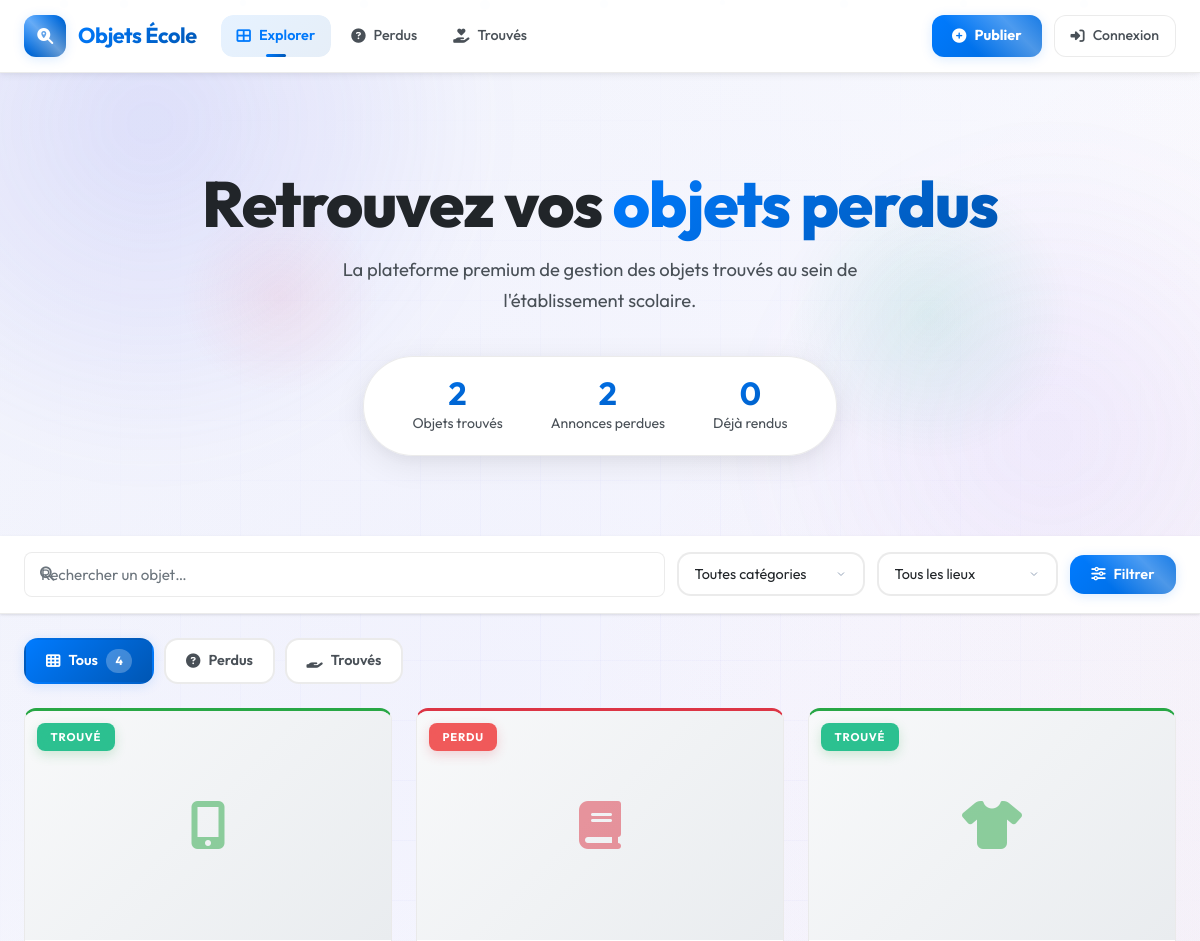
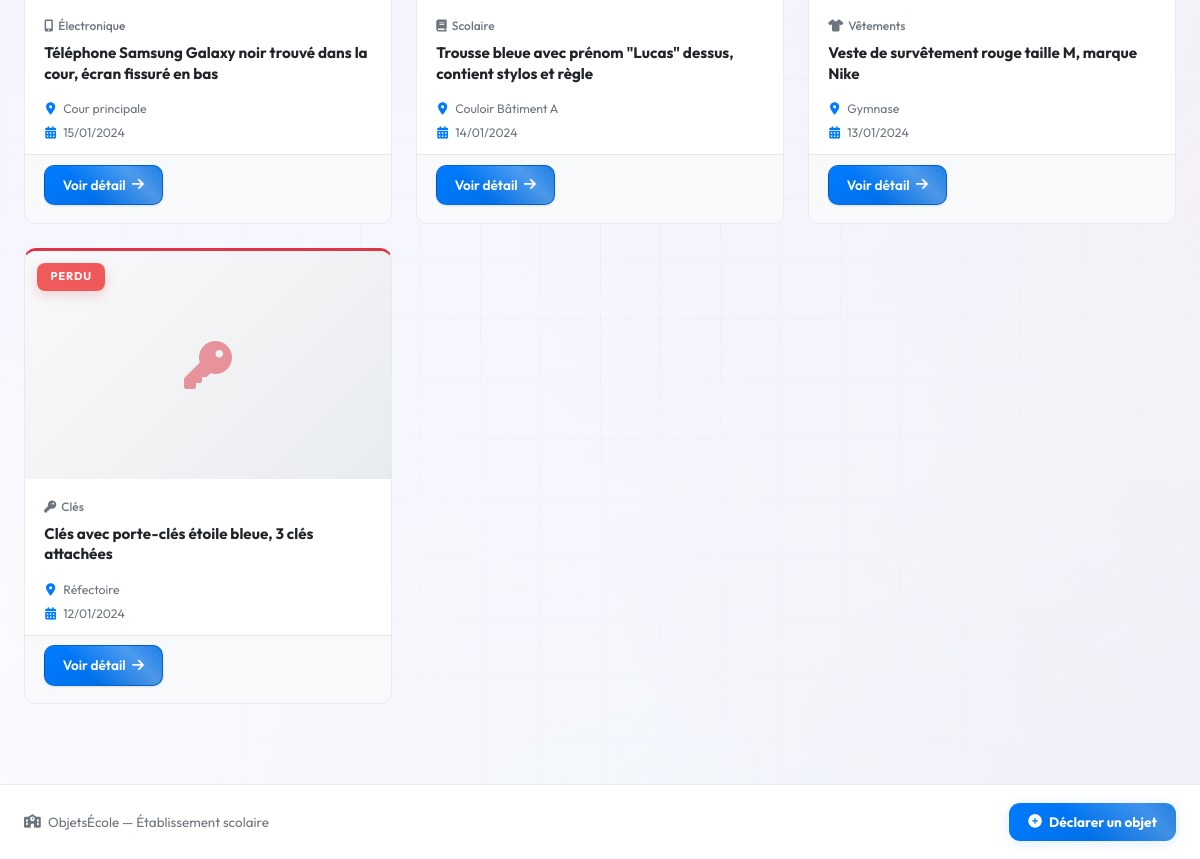
The page / on the database its author committed (2 pictures, top to bottom).
### tables this page shows
CREATE TABLE annonces (
    id INT AUTO_INCREMENT PRIMARY KEY,
    type ENUM('perdu','trouve') NOT NULL,
    categorie_id INT NOT NULL,
    lieu_id INT NOT NULL,
    description TEXT NOT NULL,
    photo VARCHAR(255),
    contact_email VARCHAR(150),
    contact_tel VARCHAR(20),
    date_objet DATE,
    statut ENUM('en_attente','valide','recupere','donne','archive') DEFAULT 'en_attente',
    ip_utilisateur VARCHAR(45),
    declarant_nom VARCHAR(150),
    declarant_email VARCHAR(150),
    user_id INT NULL,
    date_creation TIMESTAMP DEFAULT CURRENT_TIMESTAMP,
    date_modification TIMESTAMP DEFAULT CURRENT_TIMESTAMP ON UPDATE CURRENT_TIMESTAMP,
    FOREIGN KEY (categorie_id) REFERENCES categories(id),
    FOREIGN KEY (lieu_id) REFERENCES lieux(id),
    FOREIGN KEY (user_id) REFERENCES utilisateurs(id) ON DELETE SET NULL
);

CREATE TABLE categories (
    id INT AUTO_INCREMENT PRIMARY KEY,
    nom VARCHAR(100) NOT NULL,
    icone VARCHAR(50) DEFAULT 'fas fa-box',
    date_creation TIMESTAMP DEFAULT CURRENT_TIMESTAMP
);

CREATE TABLE lieux (
    id INT AUTO_INCREMENT PRIMARY KEY,
    nom VARCHAR(150) NOT NULL,
    batiment VARCHAR(100),
    date_creation TIMESTAMP DEFAULT CURRENT_TIMESTAMP
);

### includes/functions.php (called while the page is built, shortened)
<?php
function url(string $path): string {
    return BASE_URL . '/' . ltrim($path, '/');
}

### includes/auth.php (called while the page is built, shortened)
<?php
function getCurrentUser(): ?array {
    if (!isset($_SESSION['user_id'])) return null;
    $pdo = getDB();
    $stmt = $pdo->prepare("SELECT * FROM utilisateurs WHERE id = ? AND actif = 1");
    $stmt->execute([$_SESSION['user_id']]);
    return $stmt->fetch() ?: null;
}
function clean(string $str): string {
    return htmlspecialchars(trim($str), ENT_QUOTES, 'UTF-8');
}

### index.php (the view, shortened to what this page needs)
<?php
require_once __DIR__ . '/includes/auth.php';
$pdo  = getDB();
$user = getCurrentUser();
$type   = isset($_GET['type'])   && in_array($_GET['type'], ['perdu','trouve']) ? $_GET['type'] : '';
$search = isset($_GET['q'])      ? clean($_GET['q'])     : '';
$page   = max(1, (int)($_GET['page'] ?? 1));
$limit  = 9;
$offset = ($page - 1) * $limit;
$pdo->exec("UPDATE annonces SET statut='archive' WHERE statut='valide' AND date_creation < DATE_SUB(NOW(), INTERVAL " . ARCHIVE_DAYS . " DAY)");
$where = ["a.statut = 'valide'"];
$params = [];
$whereSQL = implode(' AND ', $where);
$countStmt = $pdo->prepare("SELECT COUNT(*) FROM annonces a WHERE $whereSQL");
$countStmt->execute($params);
$total = (int)$countStmt->fetchColumn();
$params[] = $limit; $params[] = $offset;
$stmt = $pdo->prepare("
    SELECT a.*, c.nom AS categorie_nom, c.icone AS categorie_icone, l.nom AS lieu_nom
    FROM annonces a
    JOIN categories c ON a.categorie_id = c.id
    JOIN lieux l ON a.lieu_id = l.id
    WHERE $whereSQL
    ORDER BY a.date_creation DESC
    LIMIT ? OFFSET ?
");
$stmt->execute($params);
$annonces = $stmt->fetchAll();
$stats = $pdo->query("
    SELECT
        SUM(type='trouve' AND statut='valide') AS trouves,
        SUM(type='perdu'  AND statut='valide') AS perdus,
        SUM(statut='recupere')                 AS recuperes
    FROM annonces
")->fetch();
?>
<!DOCTYPE html>
<html lang="fr">
<head>
<link rel="stylesheet" href="<?= url('public/css/style.css') ?>">
<link rel="stylesheet" href="https://cdnjs.cloudflare.com/ajax/libs/font-awesome/6.5.0/css/all.min.css">
</head>
<body class="home-page">
<div class="particles">
</div>
<nav class="navbar">
  <div class="nav-inner">
    <a href="<?= url('index.php') ?>" class="logo">
      <span class="logo-icon"><i class="fas fa-search-location"></i></span>
      <strong>Objets École</strong>
    </a>
    <div class="nav-links">
      <a href="<?= url('index.php') ?>" class="<?= !$type ? 'active' : '' ?>"><i class="fas fa-th-large"></i> Explorer</a>
      <a href="?type=perdu" class="<?= $type==='perdu' ? 'active' : '' ?>"><i class="fas fa-question-circle"></i> Perdus</a>
      <a href="?type=trouve" class="<?= $type==='trouve' ? 'active' : '' ?>"><i class="fas fa-hand-holding-heart"></i> Trouvés</a>
    </div>
    <div class="nav-actions">
      <a href="<?= url('declarer.php') ?>" class="btn-declare"><i class="fas fa-plus-circle"></i> Publier</a>
      <?php if ($user): ?>
        <a href="<?= in_array($user['role'],['admin','personnel']) ? url('admin/index.php') : url('espace-parent.php') ?>" class="btn-admin">
          <i class="fas fa-user-circle"></i> <?= clean($user['prenom']) ?>
          <?php if (in_array($user['role'],['admin','personnel'])): ?><span class="admin-tag">Admin</span><?php endif; ?>
        </a>
        <a href="<?= url('logout.php') ?>" class="btn-logout" title="Déconnexion"><i class="fas fa-sign-out-alt"></i></a>
      <?php else: ?>
        <a href="<?= url('login.php') ?>" class="btn-login"><i class="fas fa-sign-in-alt"></i> Connexion</a>
      <?php endif; ?>
    </div>
  </div>
</nav>
<header class="hero">
  <div class="hero-decoration"></div>
  <div class="hero-content">
    <h1>Retrouvez vos <span class="accent">objets perdus</span></h1>
    <p>La plateforme premium de gestion des objets trouvés au sein de l'établissement scolaire.</p>
    <div class="stats-bar">
      <div class="stat"><span><?= (int)$stats['trouves'] ?></span> Objets trouvés</div>
      <div class="stat"><span><?= (int)$stats['perdus'] ?></span> Annonces perdues</div>
      <div class="stat"><span><?= (int)$stats['recuperes'] ?></span> Déjà rendus</div>
    </div>
  </div>
</header>
<section class="filters-section">
  <form class="filters-form" method="GET" action="<?= url('index.php') ?>">
    <div class="search-box">
      <input type="text" name="q" placeholder="Rechercher un objet…" value="<?= $search ?>">
    </div>
    <select name="cat">
      <option value="">Toutes catégories</option>
    </select>
    <select name="lieu">
      <option value="">Tous les lieux</option>
    </select>
    <button type="submit" class="btn-filter"><i class="fas fa-sliders-h"></i> Filtrer</button>
  </form>
</section>
<div class="type-tabs container">
  <a href="<?= $type ? '?'.http_build_query(array_merge($_GET,['type'=>''])) : url('index.php') ?>" class="tab <?= !$type?'active':'' ?>">
    <i class="fas fa-th"></i> Tous <span class="badge"><?= $total ?></span>
  </a>
  <a href="?<?= http_build_query(array_merge($_GET,['type'=>'perdu','page'=>1])) ?>" class="tab <?= $type==='perdu'?'active red':'' ?>">
    <i class="fas fa-question-circle"></i> Perdus
  </a>
  <a href="?<?= http_build_query(array_merge($_GET,['type'=>'trouve','page'=>1])) ?>" class="tab <?= $type==='trouve'?'active green':'' ?>">
    <i class="fas fa-hand-holding"></i> Trouvés
  </a>
</div>
<main class="container annonces-grid">
  <?php if (empty($annonces)): ?>
    <div class="empty-state">
      <i class="fas fa-box-open"></i>
      <h3>Aucun résultat</h3>
      <p>Essayez de modifier vos filtres ou <a href="<?= url('declarer.php') ?>">déclarez un objet</a>.</p>
    </div>
  <?php else: ?>
    <?php foreach ($annonces as $a): ?>
    <article class="card <?= $a['type'] ?>">
      <a href="<?= url('detail.php') ?>?id=<?= $a['id'] ?>" class="card-image">
        <?php if ($a['photo']): ?>
          <img src="<?= photoUrl($a['photo']) ?>" alt="<?= clean($a['description']) ?>">
        <?php else: ?>
          <div class="card-icon-placeholder"><i class="<?= clean($a['categorie_icone']) ?>"></i></div>
        <?php endif; ?>
        <span class="badge-type <?= $a['type'] ?>"><?= $a['type']==='perdu'?'Perdu':'Trouvé' ?></span>
      </a>
      <div class="card-body">
        <span class="cat-tag"><i class="<?= clean($a['categorie_icone']) ?>"></i> <?= clean($a['categorie_nom']) ?></span>
        <h3><a href="<?= url('detail.php') ?>?id=<?= $a['id'] ?>"><?= mb_strimwidth(clean($a['description']),0,80,'…') ?></a></h3>
        <div class="card-meta">
          <span><i class="fas fa-map-marker-alt"></i> <?= clean($a['lieu_nom']) ?></span>
          <span><i class="fas fa-calendar-alt"></i> <?= $a['date_objet'] ? date('d/m/Y', strtotime($a['date_objet'])) : date('d/m/Y', strtotime($a['date_creation'])) ?></span>
        </div>
      </div>
      <div class="card-footer">
        <a href="<?= url('detail.php') ?>?id=<?= $a['id'] ?>" class="btn-detail">Voir détail <i class="fas fa-arrow-right"></i></a>
      </div>
    </article>
    <?php endforeach; ?>
  <?php endif; ?>
</main>
<footer class="site-footer">
  <div class="footer-inner">
    <span><i class="fas fa-school"></i> ObjetsÉcole — Établissement scolaire</span>
    <a href="<?= url('declarer.php') ?>" class="btn-declare-footer"><i class="fas fa-plus-circle"></i> Déclarer un objet</a>
  </div>
</footer>
</body>
</html>

### rows shown on the page
annonces: type "TROUVÉ", categorie.nom "Électronique", description "Téléphone Samsung Galaxy noir trouvé dans la cour, écran fissuré en bas", lieu.nom "Cour principale", date_objet "15/01/2024"
annonces: type "PERDU", categorie.nom "Scolaire", description "Trousse bleue avec prénom \"Lucas\" dessus, contient stylos et règle", lieu.nom "Couloir Bâtiment A", date_objet "14/01/2024"
annonces: type "TROUVÉ", categorie.nom "Vêtements", description "Veste de survêtement rouge taille M, marque Nike", lieu.nom "Gymnase", date_objet "13/01/2024"
annonces: type "PERDU", categorie.nom "Clés", description "Clés avec porte-clés étoile bleue, 3 clés attachées", lieu.nom "Réfectoire", date_objet "12/01/2024"

### other values the page prints
$stats['trouves'] "2"
$stats['perdus'] "2"
$stats['recuperes'] "0"
$total "4"
